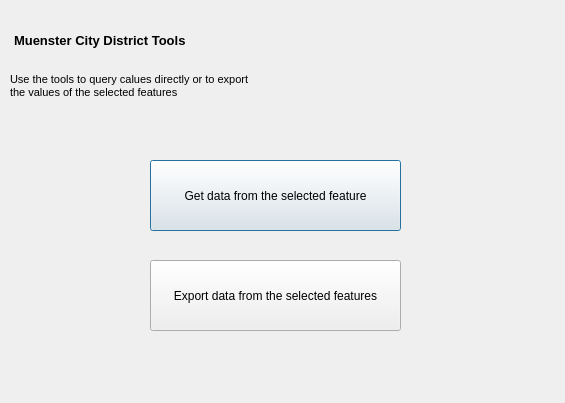
<?xml version="1.0" encoding="UTF-8"?>
<ui version="4.0">
 <class>MuensterCityDistrictToolsDialogBase</class>
 <widget class="QDialog" name="MuensterCityDistrictToolsDialogBase">
  <property name="geometry">
   <rect>
    <x>0</x>
    <y>0</y>
    <width>565</width>
    <height>403</height>
   </rect>
  </property>
  <property name="windowTitle">
   <string>Muenster City District Tools</string>
  </property>
  <widget class="QPushButton" name="pbQuery">
   <property name="geometry">
    <rect>
     <x>150</x>
     <y>160</y>
     <width>251</width>
     <height>71</height>
    </rect>
   </property>
   <property name="text">
    <string>Get data from the selected feature</string>
   </property>
  </widget>
  <widget class="QPushButton" name="pbExport">
   <property name="geometry">
    <rect>
     <x>150</x>
     <y>260</y>
     <width>251</width>
     <height>71</height>
    </rect>
   </property>
   <property name="text">
    <string>Export data from the selected features</string>
   </property>
  </widget>
  <widget class="QLabel" name="label">
   <property name="geometry">
    <rect>
     <x>14</x>
     <y>25</y>
     <width>451</width>
     <height>31</height>
    </rect>
   </property>
   <property name="font">
    <font>
     <pointsize>10</pointsize>
     <weight>75</weight>
     <bold>true</bold>
    </font>
   </property>
   <property name="text">
    <string>Muenster City District Tools</string>
   </property>
  </widget>
  <widget class="QLabel" name="label_2">
   <property name="geometry">
    <rect>
     <x>10</x>
     <y>60</y>
     <width>451</width>
     <height>51</height>
    </rect>
   </property>
   <property name="font">
    <font>
     <pointsize>8</pointsize>
     <weight>50</weight>
     <bold>false</bold>
    </font>
   </property>
   <property name="text">
    <string>Use the tools to query calues directly or to export 
the values of the selected features</string>
   </property>
  </widget>
 </widget>
 <resources/>
 <connections/>
</ui>
